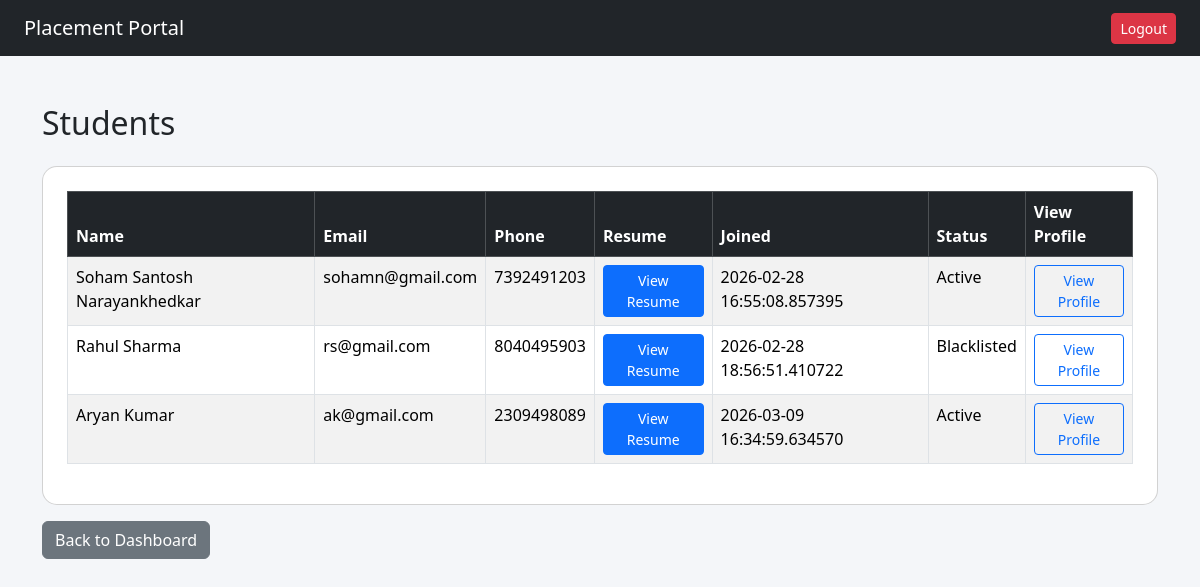
The page /company/students (signed in) on the database as committed earlier.
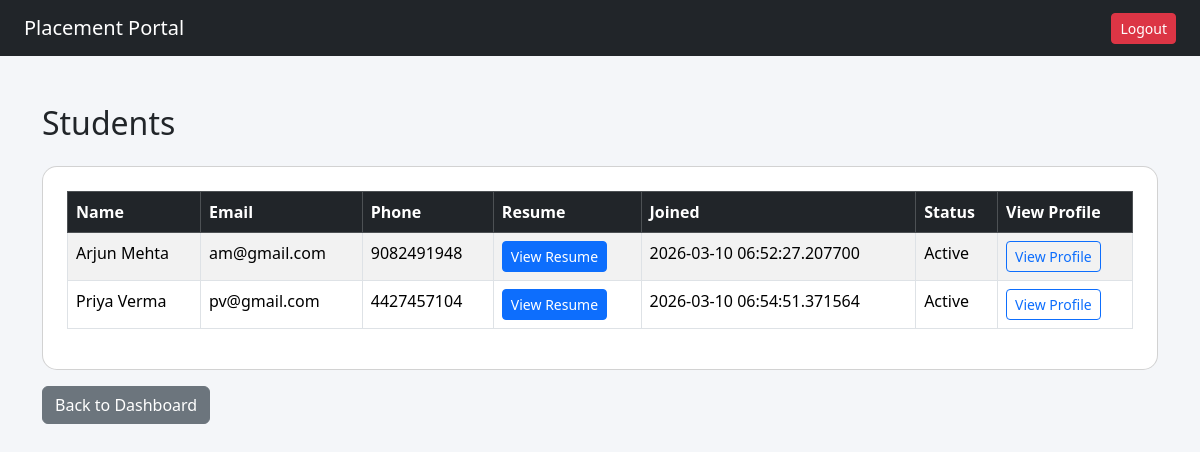
The same page on the database as committed later.
### tables this page shows
CREATE TABLE student (
           id INTEGER PRIMARY KEY AUTOINCREMENT,
           name TEXT NOT NULL,
           email TEXT UNIQUE NOT NULL,
           password TEXT NOT NULL,
           phone TEXT,
           resume_path TEXT,
           is_active INTEGER DEFAULT 1,
           created_at TEXT
        );

### app.py (the view)
@app.route('/company/students')
def company_students():
    if session.get('role') != 'company':
        return redirect('/')
    conn = get_connection()
    cursor = conn.cursor()
    cursor.execute("SELECT * FROM student")
    students = cursor.fetchall()
    conn.close()
    return render_template("company/students.html", students=students)

### database.py (called while the page is built)
def get_connection():
    conn = sqlite3.connect(DB_NAME)
    conn.row_factory = sqlite3.Row
    return conn

### templates/company/students.html
{% extends "base.html" %}
{% block content %}
<h2 class="mb-4">Students</h2>
<div class="card p-4">
    <table class="table table-bordered table-striped">
        <thead class="table-dark">
            <tr>
                <th>Name</th>
                <th>Email</th>
                <th>Phone</th>
                <th>Resume</th>
                <th>Joined</th>
                <th>Status</th>
                <th>View Profile</th>
            </tr>
        </thead>
        <tbody>
            {% for s in students %}
            <tr>
                <td>{{ s.name }}</td>
                <td>{{ s.email }}</td>
                <td>{{ s.phone or '—' }}</td>
                <td>
                    {% if s.resume_path %}
                    <a class="btn btn-sm btn-primary"
                       href="{{ url_for('static', filename=s.resume_path.replace('static/', '')) }}"
                       target="_blank">
                        View Resume
                    </a>
                    {% else %}
                    <span class="text-muted">—</span>
                    {% endif %}
                </td>
                <td>{{ s.created_at or '—' }}</td>
                <td>
                    {% if s.is_active == 1 %}Active{% else %}Blacklisted{% endif %}
                </td>
                <td>
                    <a href="/company/student-profile/{{ s.id }}?from=students" class="btn btn-sm btn-outline-primary">
                        View Profile
                    </a>
                </td>
            </tr>
            {% else %}
            <tr><td colspan="7" class="text-center">No students found.</td></tr>
            {% endfor %}
        </tbody>
    </table>
</div>
<a href="/company/dashboard" class="btn btn-secondary mt-3">Back to Dashboard</a>
{% endblock %}

Rows that differ between the two databases and show on the page:
removed student: name "Soham Santosh Narayankhedkar", email "sohamn@gmail.com", phone "7392491203", created_at "2026-02-28 16:55:08.857395", is_active "Active"
removed student: name "Rahul Sharma", email "rs@gmail.com", phone "8040495903", created_at "2026-02-28 18:56:51.410722", is_active "Blacklisted"
removed student: name "Aryan Kumar", email "ak@gmail.com", phone "2309498089", created_at "2026-03-09 16:34:59.634570", is_active "Active"
added student: name "Arjun Mehta", email "am@gmail.com", phone "9082491948", created_at "2026-03-10 06:52:27.207700", is_active "Active"
added student: name "Priya Verma", email "pv@gmail.com", phone "4427457104", created_at "2026-03-10 06:54:51.371564", is_active "Active"
